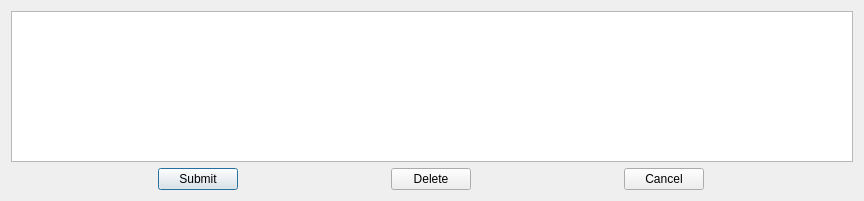
<?xml version="1.0" encoding="UTF-8"?>
<ui version="4.0">
 <class>EditClient</class>
 <widget class="QDialog" name="EditClient">
  <property name="geometry">
   <rect>
    <x>0</x>
    <y>0</y>
    <width>864</width>
    <height>201</height>
   </rect>
  </property>
  <property name="windowTitle">
   <string>Dialog</string>
  </property>
  <layout class="QHBoxLayout" name="horizontalLayout_2">
   <item>
    <layout class="QGridLayout" name="gridLayout">
     <item row="0" column="0">
      <widget class="QTableView" name="tableView"/>
     </item>
     <item row="1" column="0">
      <layout class="QHBoxLayout" name="horizontalLayout">
       <item>
        <widget class="QPushButton" name="submit">
         <property name="sizePolicy">
          <sizepolicy hsizetype="Fixed" vsizetype="Fixed">
           <horstretch>0</horstretch>
           <verstretch>0</verstretch>
          </sizepolicy>
         </property>
         <property name="text">
          <string>Submit</string>
         </property>
        </widget>
       </item>
       <item>
        <widget class="QPushButton" name="pushButton">
         <property name="sizePolicy">
          <sizepolicy hsizetype="Fixed" vsizetype="Fixed">
           <horstretch>0</horstretch>
           <verstretch>0</verstretch>
          </sizepolicy>
         </property>
         <property name="text">
          <string>Delete</string>
         </property>
        </widget>
       </item>
       <item>
        <widget class="QPushButton" name="cancel">
         <property name="sizePolicy">
          <sizepolicy hsizetype="Fixed" vsizetype="Fixed">
           <horstretch>0</horstretch>
           <verstretch>0</verstretch>
          </sizepolicy>
         </property>
         <property name="text">
          <string>Cancel</string>
         </property>
        </widget>
       </item>
      </layout>
     </item>
    </layout>
   </item>
  </layout>
 </widget>
 <resources/>
 <connections>
  <connection>
   <sender>cancel</sender>
   <signal>clicked()</signal>
   <receiver>EditClient</receiver>
   <slot>close()</slot>
   <hints>
    <hint type="sourcelabel">
     <x>494</x>
     <y>112</y>
    </hint>
    <hint type="destinationlabel">
     <x>362</x>
     <y>70</y>
    </hint>
   </hints>
  </connection>
 </connections>
</ui>
